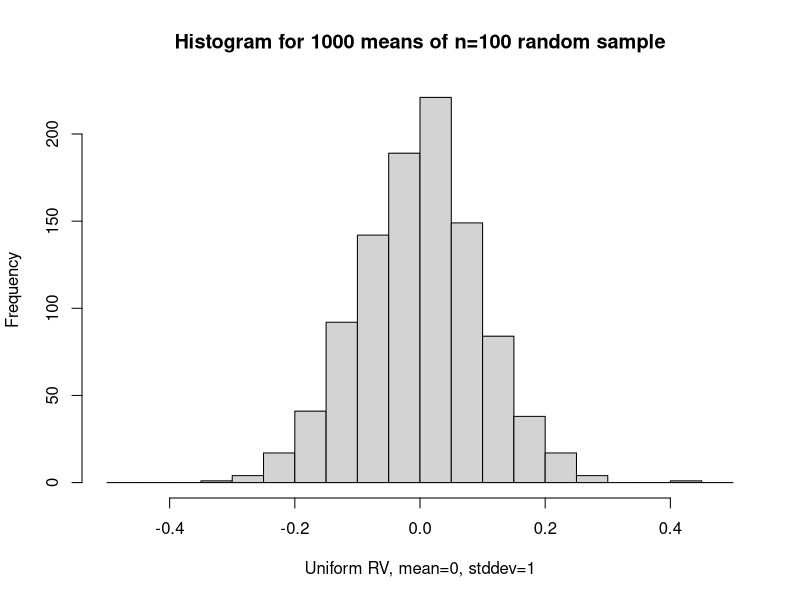
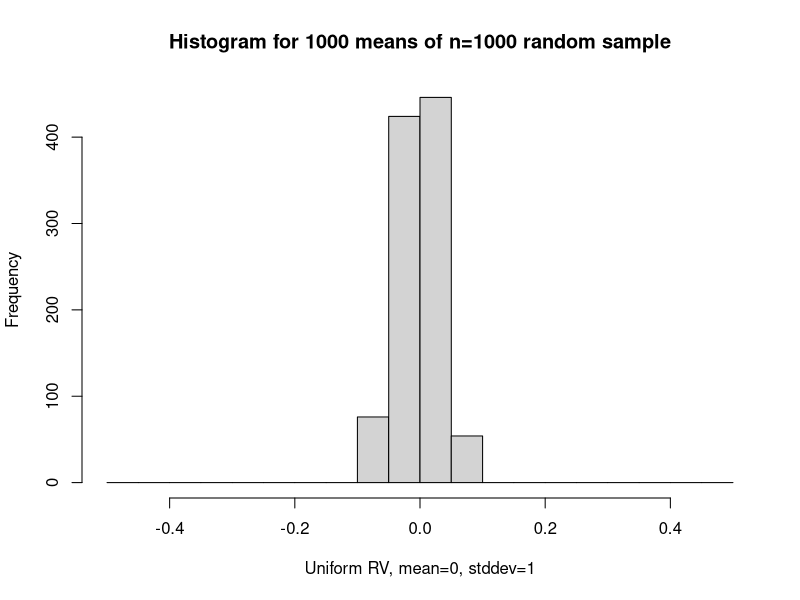
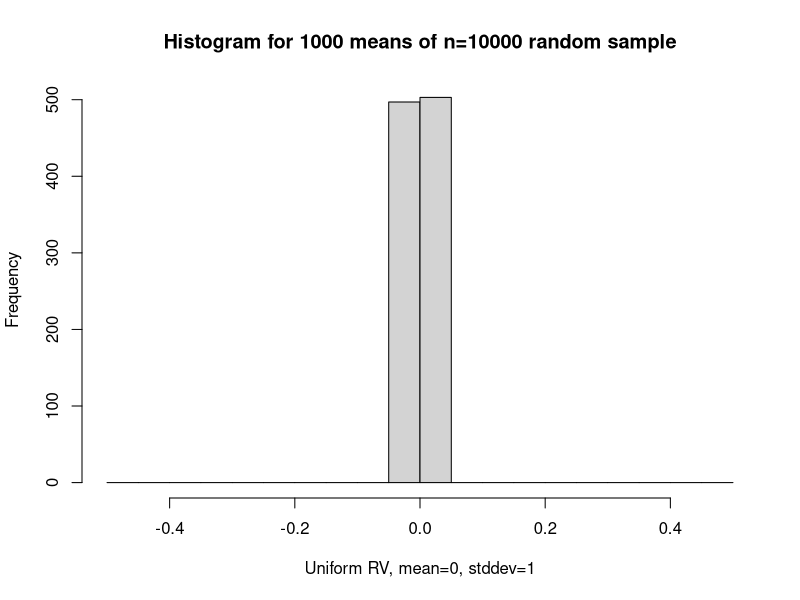
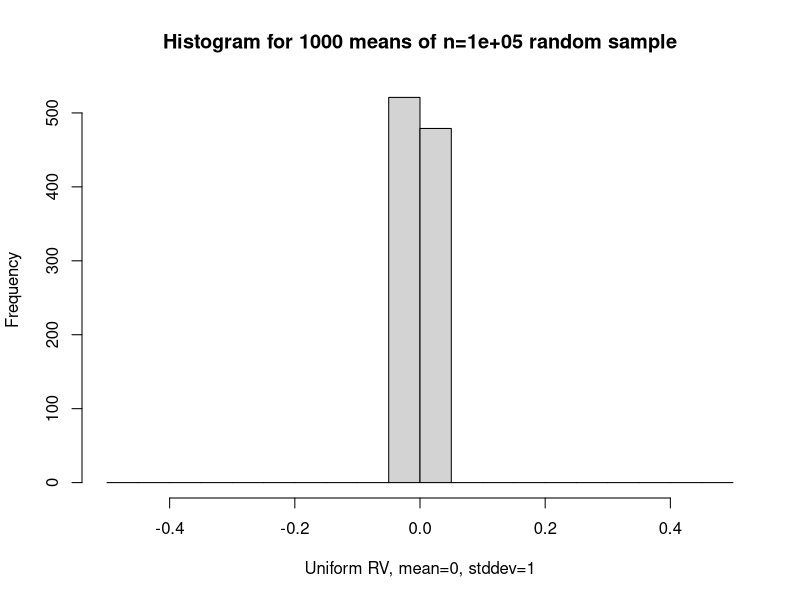
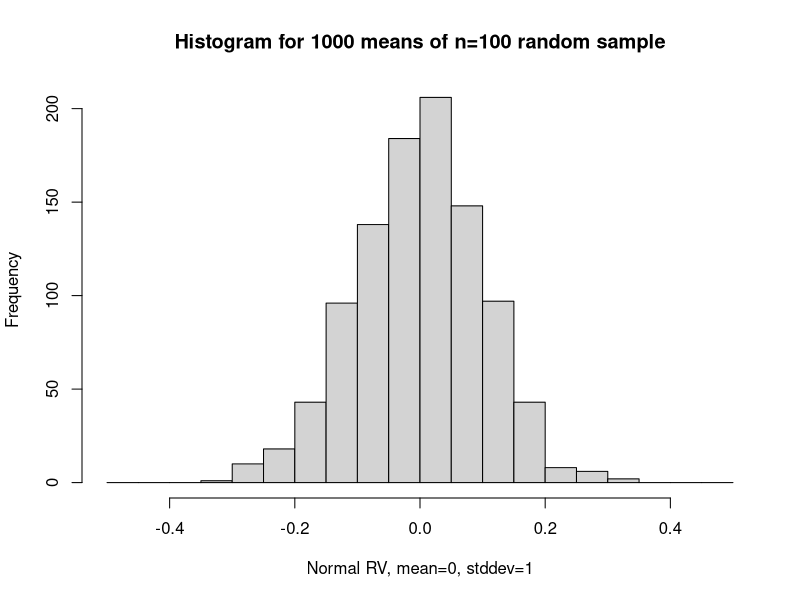
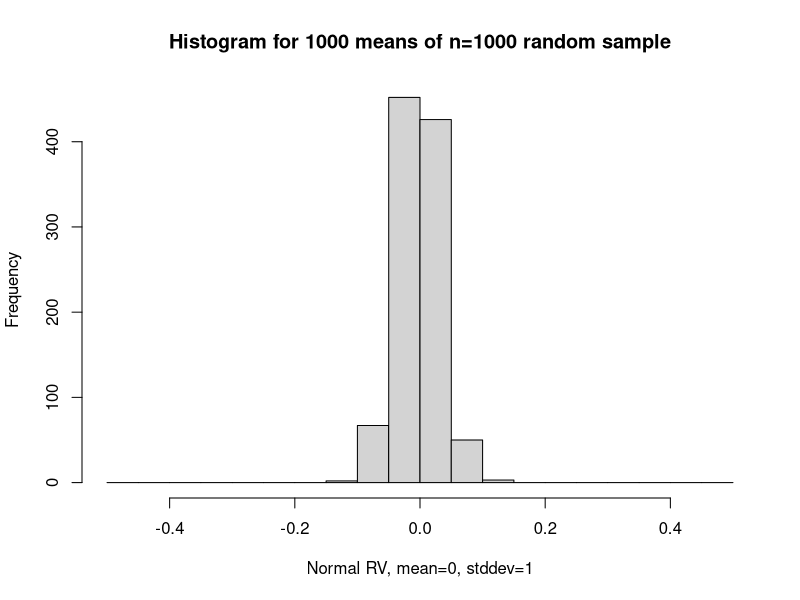
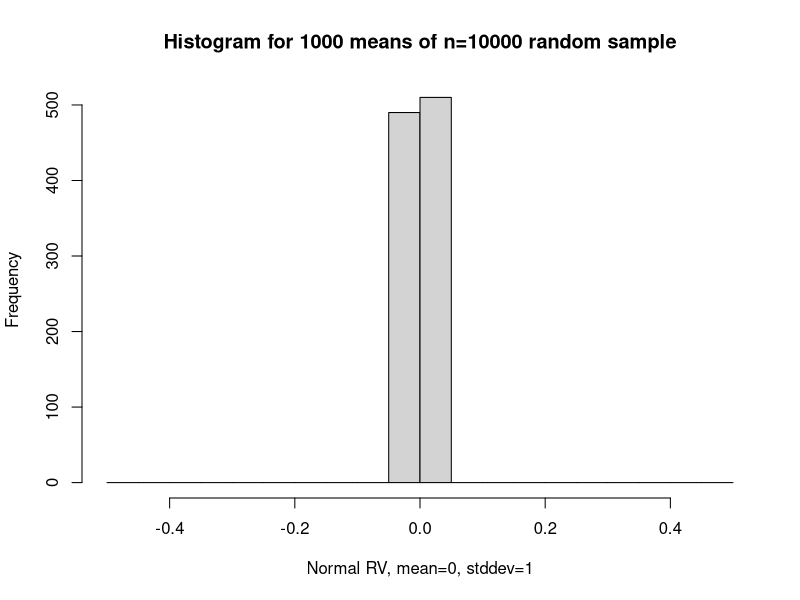
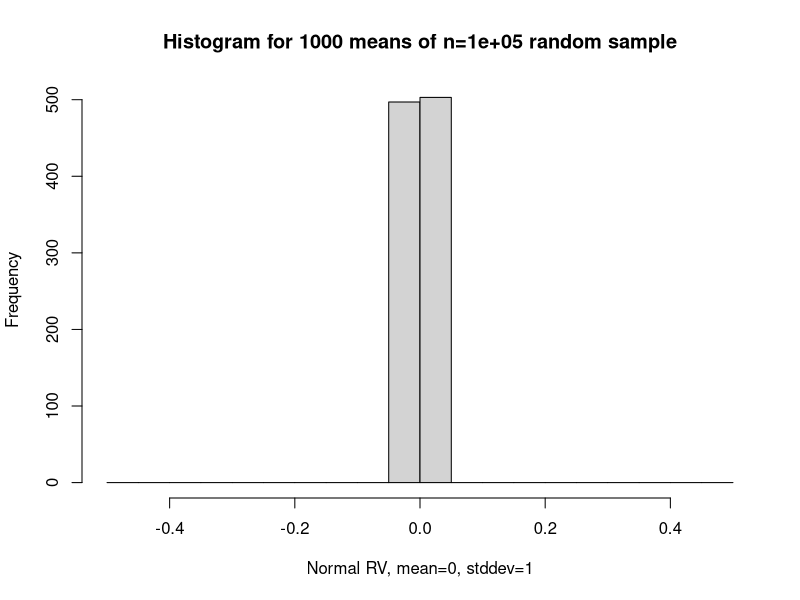

Source code (R) for these figures, in order:

gen_means_unif <- function (n,k) {
    x <- list(0,k)
    # X~Unif(-sqrt(3),sqrt(3)) has mean=0, stddev=1
    for (i in 1:k) { x[i] <- as.numeric(mean(runif(n,-sqrt(3),sqrt(3)))) }
    unlist(x)
}
gen_means_norm <- function (n,k) {
    x <- list(0,k)
    for (i in 1:k) { x[i] <- as.numeric(mean(rnorm(n,0,1))) }
    unlist(x)
}


hist_unif <- function (n,k) {
    label <- paste("Histogram for ", k, " means of n=", n, " random sample", sep="")
    xlabel <- "Uniform RV, mean=0, stddev=1"
    hist(gen_means_unif(n,k), breaks=seq(from=-0.5,to=0.5,by=0.05), main=label, xlab=xlabel)
}
hist_norm <- function (n,k) {
    label <- paste("Histogram for ", k, " means of n=", n, " random sample", sep="")
    xlabel <- "Normal RV, mean=0, stddev=1"
    hist(gen_means_norm(n,k), breaks=seq(from=-0.5,to=0.5,by=0.05), main=label, xlab=xlabel)
}

pdf("plot.pdf")
hist_unif(100,1000)
hist_unif(1000,1000)
hist_unif(10000,1000)
hist_unif(100000,1000)
hist_norm(100,1000)
hist_norm(1000,1000)
hist_norm(10000,1000)
hist_norm(100000,1000)
dev.off()
